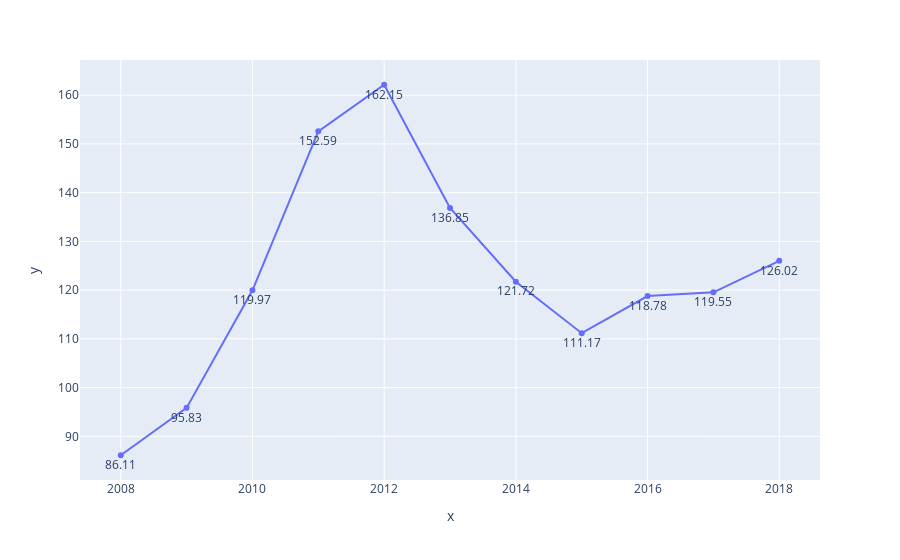

The code cell stored with this chart in its notebook:
### Code cell
iplot(px.line(x=g.index,y=g.values,text=np.round(g.values,2)).update_traces(textposition="bottom center"))

### Figure 1 — Plotly figure (JSON) as saved in the notebook; plotly's stock layout.template omitted (floating-point values rounded to 4 significant figures)
{"data": [{"hovertemplate": "x=%{x}<br>y=%{y}<br>text=%{text}<extra></extra>", "legendgroup": "", "line": {"color": "#636efa", "dash": "solid"}, "marker": {"symbol": "circle"}, "mode": "lines+markers+text", "name": "", "orientation": "v", "showlegend": false, "text": [86.11, 95.83, 120.0, 152.6, 162.2, 136.8, 121.7, 111.2, 118.8, 119.5, 126.0], "textposition": "bottom center", "type": "scatter", "x": [2008, 2009, 2010, 2011, 2012, 2013, 2014, 2015, 2016, 2017, 2018], "xaxis": "x", "y": [86.11, 95.83, 120.0, 152.6, 162.2, 136.9, 121.7, 111.2, 118.8, 119.5, 126.0], "yaxis": "y"}], "layout": {"autosize": true, "legend": {"tracegroupgap": 0}, "margin": {"t": 60}, "xaxis": {"anchor": "y", "autorange": true, "domain": [0, 1], "range": [2007.0, 2019.0], "title": {"text": "x"}, "type": "linear"}, "yaxis": {"anchor": "x", "autorange": true, "domain": [0, 1], "range": [80.22, 168.0], "title": {"text": "y"}, "type": "linear"}}}
